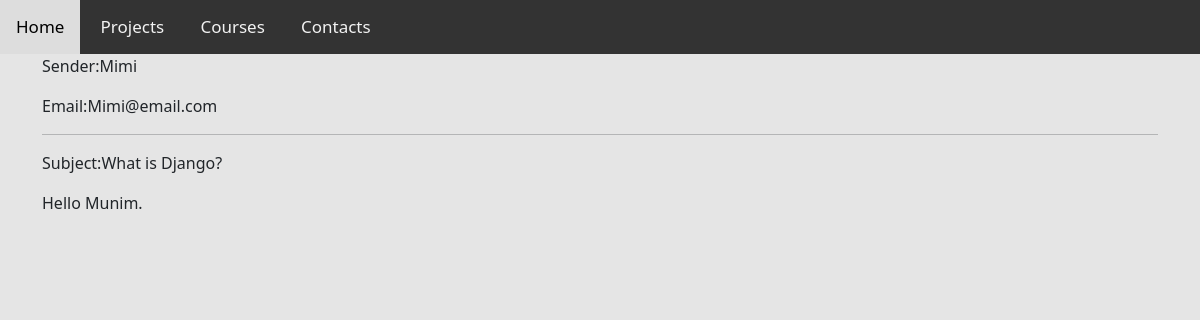
Screenshot of /message/a09c9e64-5e42-4ca3-ab64-26c6d5c45600/ with the database file from the repository.
### base/models.py (models this page shows, shortened)
class Message(models.Model):
    name=models.CharField(null=True,max_length=200)
    email=models.CharField(null=True,max_length=200)
    subject=models.CharField(null=True,max_length=200)
    body=models.TextField()
    is_read=models.BooleanField(default=False)
    created=models.DateTimeField(auto_now_add=True)
    id = models.UUIDField(default=uuid.uuid4,  unique=True,
                          primary_key=True, editable=False)

### base/views.py (the view)
# urls.py: path('message/<str:pk>/',views.messagePage,name='message'),
def messagePage(request,pk):
    message=Message.objects.get(id=pk)
    message.is_read = True
    message.save()
    context={'message':message}
    return render(request,'base/message.html',context)

### base/templates/base/message.html
{% extends 'base/main.html' %}
{% load static %}
{% block content %}
<div class="container">
    <p>Sender:{{message.name}}</p>
    <p>Email:{{message.email}}</p>
    <hr>
    <p>Subject:{{message.subject}}</p>
    <p>{{message.body}}</p>
</div>
{% endblock %}

### static/styles/main.css (style rules this page uses)
.body--design { background-color: #e5e5e5; }

### rows the page displays
Message: name "Mimi", email "Mimi@email.com", subject "What is Django?", body "Hello Munim."
